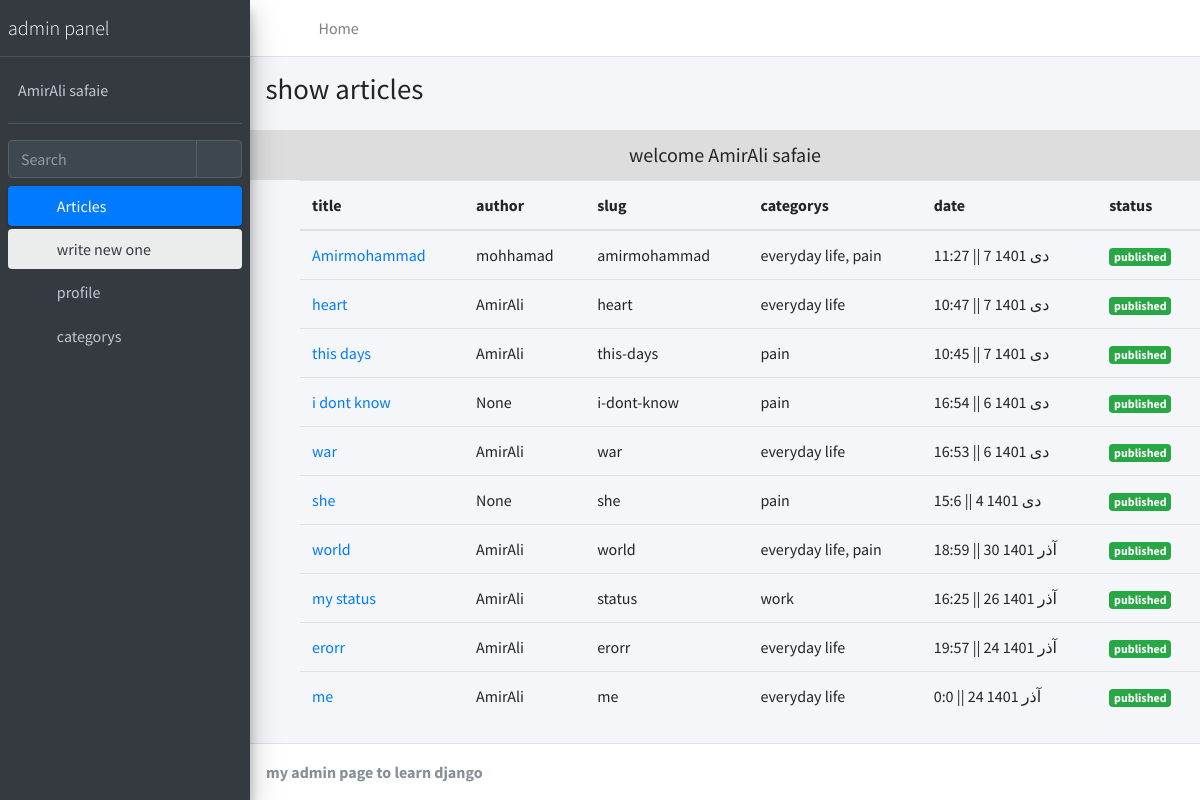
Before: /account/ (signed in) with the older database file.
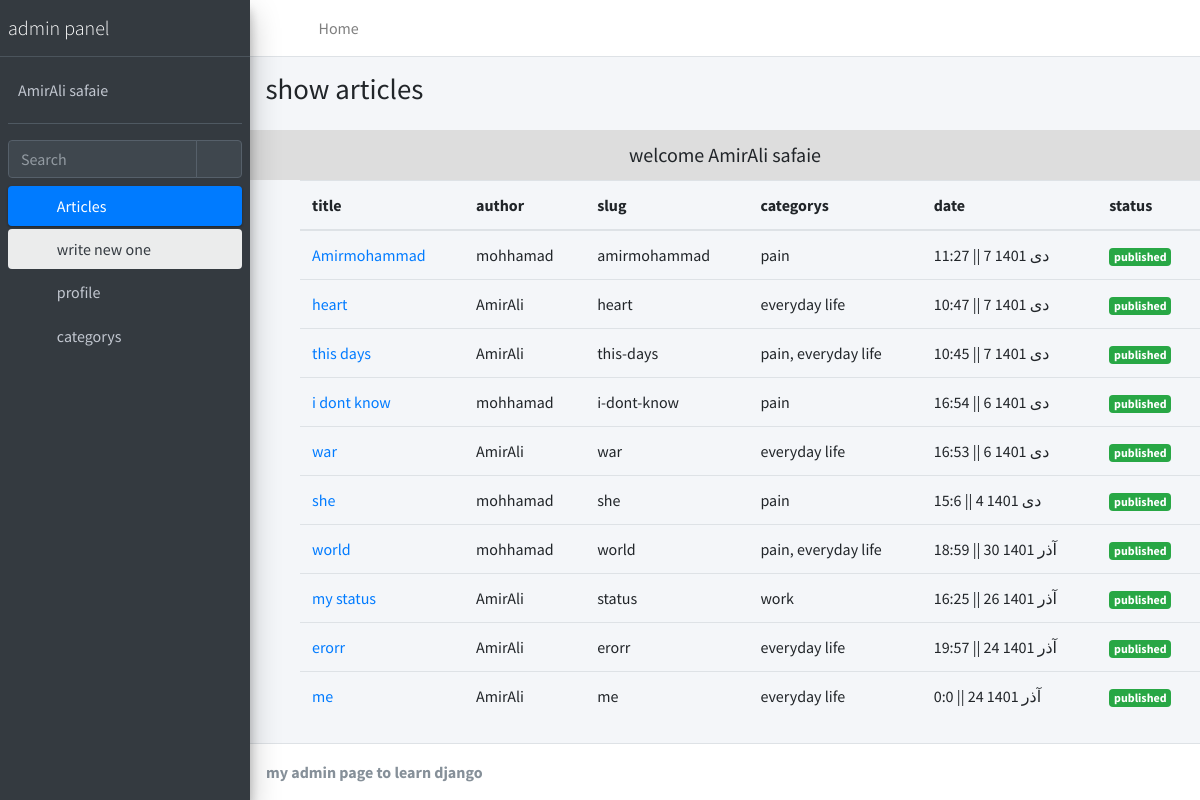
After: the same page with the newer database file.
### blog/models.py (models this page shows, shortened)
class Article(models.Model):
    STATUS_CHOICES=(
        ('d','draft'),
        ("p",'publish')
    )
    author = models.ForeignKey(User,on_delete=models.SET_NULL,null=True,related_name="posts_of_author")# اختصاص دادن یک نویسدنده برای پست
    title = models.CharField(max_length=200)
    slug = models.SlugField(max_length=100,unique=True)
    category = models.ManyToManyField(Category,related_name="post_of_category")
    descriptions = models.TextField()
    publish= models.DateTimeField(default=timezone.now)
    created = models.DateTimeField(auto_now_add=True)
    updated = models.DateTimeField(auto_now=True)
    status = models.CharField(max_length=1,choices=STATUS_CHOICES)
    class Meta:
        ordering = ["-publish"]
    def jalali_get_publish(self):
         return jalali_converter(self.publish)
    jalali_get_publish.short_description = "date published"
    def category_to_str(self):
        return ", ".join([category.title for category in self.category.active()])
    category_to_str.short_description = "category"  # این اطلاعات را با چه تایتلی در پنل ادمین نشان دهد
    objects = PostManager()

class Category(models.Model):
    parent = models.ForeignKey("self",default=None,null=True,blank=True,on_delete=models.SET_NULL,related_name='children')
    title = models.CharField(max_length=200)
    slug = models.SlugField(max_length=100,unique=True)
    status = models.BooleanField(default=True,verbose_name="show")
    position = models.IntegerField(verbose_name="order")
    class Meta:
        ordering = ['parent__id','position']
    objects = CategorytManager()

### account/views.py (the view)
# urls.py: path("",Home.as_view(),name="home"),
class Home(LoginRequiredMixin,ListView):
    def get_queryset(self):
        if self.request.user.is_superuser:
            return Article.objects.all()  #گرفتن پست ها از مدل
        else:
            return Article.objects.filter(author = self.request.user)
    template_name="registration/home.html" #این ویو چه تمپلیتی را نمایش دهد

### blog/models.py (called while the page is built)
    def active(self):
        return self.filter(status=True)

### extensions/jalali.py (called while the page is built)
    def persian_tuple(self):
        return self.persian_year, self.persian_month, self.persian_day

### extensions/utils.py (called while the page is built)
def jalali_converter(date):
    date_to_str = "{},{},{}".format(date.year,date.month,date.day)
    date_to_tuple = jalali.Gregorian(date_to_str).persian_tuple()
    date_to_list = list(date_to_tuple)
    for index , month in enumerate(ir_month):
        if date_to_list[1] == index+1:
            date_to_list[1]= month
            break
    output = f" ||  {date_to_list[2]} {date_to_list[1]} {date_to_list[0]}"
    output2 = f"    {date.hour}:{date.minute} "
    retu = [output,output2]
    return retu[1] + retu[0]

### templates/registration/home.html
{% extends 'registration/base.html' %}
{%block title%}show articles{%endblock%}
{%block main%}
<div class="my">
    <h5  class="m-0" >welcome {{user.get_full_name}}</p>
</div>
<div class="cont">
    <table class="table">
        <thead>
        <tr>
          <th>title</th>
          <th>author</th>
          <th>slug</th>
          <th>categorys</th>
          <th>date</th>
          <th>status</th>
        </tr>
        </thead>
        {%for article in object_list%}     {% comment %} نمایش مقالات در صفحه ادمین خودمون object_list به صورت پیش فرض برای کلس بیس ویو ها هستش{% endcomment %}
        <tr>
            <td>
                {% if article.status == 'p' %}
                    <a href="{% url 'blog:Details' article.slug %}">{{article.title}}</a>
                {% else %}
                <a href="#">{{article.title}}</a>
                {% endif %}
            </td>
            <td>{{article.author}}</td>
            <td>{{article.slug}}</td>
            <td>
                <div class="sparkbar" data-color="#00a65a" data-height="20">{{article.category_to_str}}</div>
            </td>
            <td>{{article.jalali_get_publish}}</td>
            <td>
                {%if article.status == "p"%}
                    <span class="badge badge-success"> published</span>
                {%else%}
                    <span class="badge badge-danger"> draft</span>
                {% endif %}
            </td>
        </tr>
        {%endfor%}
      </table>
</div>
{%endblock%}

Changed rows visible on the page:
computed for Article "Amirmohammad": category_to_str "everyday life, pain" → "pain"
changed Article "this days": category_to_str "pain" → "pain, everyday life"
changed Article "i dont know": author "None" → "mohhamad"
changed Article "she": author "None" → "mohhamad"
changed Article "world": author "AmirAli" → "mohhamad"; category_to_str "everyday life, pain" → "pain, everyday life"
